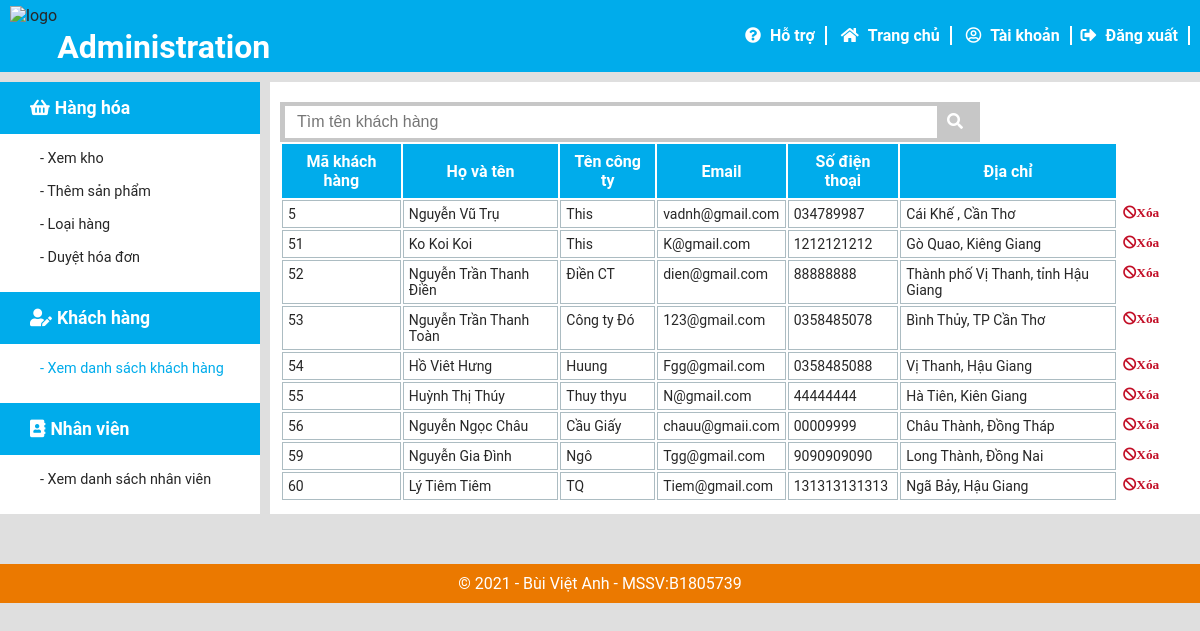
Screenshot of /danhsachkhachhang.php with the database file from the repository.
### tables this page shows
CREATE TABLE `khachhang` (
  `MSKH` int(11) NOT NULL,
  `Password` varchar(100) NOT NULL,
  `HoTenKH` varchar(50) NOT NULL,
  `TenCongTy` varchar(50) DEFAULT NULL,
  `SoDienThoai` varchar(20) NOT NULL,
  `Email` varchar(50) DEFAULT NULL
);

CREATE TABLE `diachikh` (
  `MaDC` int(11) NOT NULL,
  `DiaChi` varchar(100) NOT NULL,
  `MSKH` int(11) DEFAULT NULL
);

### sql_connect.php (called while the page is built, shortened)
<?php
function diachikhachhang($id, $connect)
{
    $sql = "select * from DiaChiKH where MSKH='" . $id . "';";
    $result = mysqli_query($connect, $sql);
    $row = mysqli_fetch_assoc($result);
    return $row['DiaChi'];
}

### danhsachkhachhang.php (the view, shortened to what this page needs)
<?php
require_once("sql_connect.php");
?>
<!DOCTYPE html>
<html>
<head>
    <link rel="stylesheet" href="CSS/tablestyle.css">
    <link rel="stylesheet" href="CSS/style.css">
    <link rel="stylesheet" href="CSS/admin.css">
    <link rel="stylesheet" href="fontawesome/css/all.css">
</head>
<body>
    <header>
        <div class="h-top">
            <div class="row">
                <nav class="h-topleft">
                    <a href="index.php"><img id="logo" src="ima/logo_bird.gif" alt="logo"></a>
                    <h2>Administration</h2>
                </nav>
                <nav class="h-topright">
                    <a class="tiede keochuot" href="#"><i class="fas fa-question-circle iconwhite">
                            <p>Hỗ trợ</p>
                        </i></a>
                    <a class="tiede keochuot" href="index.php"><i class="fas fa-home iconwhite">
                            <p>Trang chủ</p>
                        </i></a>
                    <a class="tiede keochuot" href="taikhoan_nv.php"><i class="far fa-user-circle iconwhite">
                            <p>Tài khoản</p>
                        </i></a>
                    <a class="tiede keochuot" href="sql_connect.php?sign_out=1"><i class="fas fa-sign-out-alt">
                            <p>Đăng xuất</p>
                        </i></a>
                </nav>
            </div>
        </div>
    </header>
    <section id="admin-section">
        <div id="bar" name="bar">
            <ul class="bar-ul">
                <li class="bar-li">
                    <p class="li-tide"><i class="fas fa-shopping-basket"></i><b>Hàng hóa</b></p>
                    <div>
                        <ul>
                            <li class="usecase"><a class="keochuot" href="ds_hang.php">- Xem kho</a></li>
                            <li class="usecase"><a class="keochuot" href="themhang.php">- Thêm sản phẩm</a></li>
                            <li class="usecase"><a class="keochuot" href="loaihang.php">- Loại hàng</a></li>
                            <li class="usecase"><a class="keochuot" href="ds_hoadon.php">- Duyệt hóa đơn</a></li>
                        </ul>
                    </div>
                </li>
                <li class="bar-li">
                    <p class="li-tide"><i class="fas fa-user-edit"></i><b>Khách hàng</b></p>
                    <div>
                        <ul>
                            <li class="usecase"><a class="keochuot" href="danhsachkhachhang.php" style="color: var(--color-1);">- Xem danh sách khách
                                    hàng</a></li>
                        </ul>
                    </div>
                </li>
                <li class="bar-li">
                    <p class="li-tide"><i class="fas fa-address-book"></i><b>Nhân viên</b></p>
                    <div>
                        <ul>
                            <li class="usecase"><a class="keochuot" href="danhsachnhanvien.php">- Xem danh sách nhân viên</a></li>
                        </ul>
                    </div>
                </li>
            </ul>
        </div>
        <div id="work">
            <div class="search">
                <form action="" method="GET" class="search">
                    <input name="search" type="text" placeholder="Tìm tên khách hàng">
                    <button type="submit" class="search-btn"><i class="fas fa-search iconwhite"></i></button>
                </form>
            </div>
            <div class="edit">
                <table>
                    <tr>
                        <th>Mã khách hàng</th>
                        <th>Họ và tên</th>
                        <th>Tên công ty</th>
                        <th>Email</th>
                        <th>Số điện thoại</th>
                        <th>Địa chỉ</th>
                    </tr>
                    <?php
                    $sql = "select * from KhachHang";
                    $result = mysqli_query($connect, $sql);
                    $data = array();
                    while ($row = mysqli_fetch_array($result)) {
                        $data[] = $row;
                    }
                    for ($i = 0; $i < count($data); $i++) {
                        echo '<tr>
                            <td>' . $data[$i]['MSKH'] . '</td>
                            <td>' . $data[$i]['HoTenKH'] . '</td>
                            <td>' . $data[$i]['TenCongTy'] . '</td>
                            <td>' . $data[$i]['Email'] . '</td>
                            <td>' . $data[$i]['SoDienThoai'] . '</td>
                            <td>' . diachikhachhang($data[$i]['MSKH'], $connect) . '</td>
                            <td class="table-nut"><a href="">
                            <button class="btnDelete" onclick="deleteNV(' . $data[$i]['MSKH'] . ');"><i class="fas fa-ban">Xóa</i></button>
                            </a></td>
                        </tr>';
                    }
                    ?>
                </table>
            </div>
        </div>
    </section>
    <footer>
        <p>
            &copy; 2021 - Bùi Việt Anh - MSSV:B1805739
        </p>
    </footer>
</body>
</html>

### CSS/tablestyle.css (style rules this page uses)
table { margin-top: 20px; width: 100%; }
th { background-color: var(--color-1); color: white; padding: 8px; max-width: 300px; }
td { border: 1px solid rgb(172, 188, 194); font-size: 14px; padding: 5px; max-width: 300px; vertical-align: top; }
.table-nut { border: none; background-color: rgba(255, 0, 0, 0); padding: 0; width: 70px; }
table button { padding: 5px; border: none; background-color: white; transition: all .3s; }
.btnDelete { color: rgb(194, 14, 38); }

### CSS/style.css (style rules this page uses)
* { padding: 0px; margin: 0px; box-sizing: border-box; }
html { color: rgb(39, 39, 39); font-family: Roboto, Helvetica, Arial, sans-serif; font-size: 16px; background-color: #dfdfdf; text-rendering: optimizeLegibility; }
ul { list-style: none; }
a { color: rgb(39, 39, 39); text-decoration: none; }
:root { --color-1: #00ACEB; --color-2: #19C2FF; --color-3: #00749E; --color-4: #9E5200; --color-5: #EB7900; --color-6: #004F6B; }
.row { padding-left: 10px; padding-right: 10px; max-width: 1240px; margin: 0 auto; }
.keochuot i p { padding-left: 5px; display: inline; font-family: Roboto, Helvetica, Arial, sans-serif; font-weight: 600; font-size: 16px; }
.iconwhite { color: white; transition: all .3s; cursor: pointer; margin: auto 5px; }
i { margin-right: 5px; }
.h-top { background-color: var(--color-1); padding-top: 6px; padding-bottom: 6px; }
.h-top .row { display: flex; justify-content: space-between; }
.h-topright .tiede { border-right: 2px solid; padding-right: 5px; padding-left: 5px; }
.h-top .tiede { font-weight: 600; }
.tiede { color: white; text-decoration: none; text-align: center; line-height: 1; margin: auto; }
.search { display: flex; width: 700px; height: 40px; margin: auto; background-color: var(--color-6); border-radius: 3px; }
.search input { border: none; padding-left: 12px; flex: 1; height: 80%; margin: auto 5px; font-size: 16px; }
.search-btn { border: none; border-radius: 3px; background-color: rgba(255, 255, 255, 0); font-size: 16px; }
footer { background-color: var(--color-5); text-align: center; color: white; padding: 10px; }

### CSS/admin.css (style rules this page uses)
:root { --color-1: #00ACEB; --color-2: #19C2FF; --color-3: #00749E; --color-4: #9E5200; --color-5: #EB7900; --color-6: #004F6B; }
.h-top { background-color: var(--color-1); }
.h-topleft { display: flex; justify-content: left; }
.h-topleft h2 { font-size: 200%; color: white; padding-top: 22px; }
.h-topright { padding-top: 20px; }
#admin-section { margin-top: 10px; display: flex; }
#bar { width: 260px; }
.bar-ul { background-color: rgb(255, 255, 255); color: white; }
.bar-li { padding-bottom: 10px; }
.bar-ul a { color: rgb(39, 39, 39); }
.li-tide { padding: 16px; padding-left: 30px; background-color: var(--color-1); font-size: 110%; }
.usecase { font-size: 90%; margin: 16px 0; padding-left: 40px; }
#work { width: auto; background-color: rgb(255, 255, 255); margin-left: 10px; padding: 10px; flex: 1; padding-top: 20px; }
#work .search { padding-right: 6px; float: left; background-color: rgb(199, 199, 199); border-radius: 0px; }
.edit { margin-top: 10px; }
footer { margin-top: 50px; }

### rows the page displays
khachhang: MSKH "5", HoTenKH "Nguyễn Vũ Trụ", TenCongTy "This", Email "vadnh@gmail.com", SoDienThoai "034789987", MSKH.DiaChi "Cái Khế , Cần Thơ"
khachhang: MSKH "51", HoTenKH "Ko Koi Koi", TenCongTy "This", Email "K@gmail.com", SoDienThoai "1212121212", MSKH.DiaChi "Gò Quao, Kiêng Giang"
khachhang: MSKH "52", HoTenKH "Nguyễn Trần Thanh Điền", TenCongTy "Điền CT", Email "dien@gmail.com", SoDienThoai "88888888", MSKH.DiaChi "Thành phố Vị Thanh, tỉnh Hậu Giang"
khachhang: MSKH "53", HoTenKH "Nguyễn Trần Thanh Toàn", TenCongTy "Công ty Đó", Email "123@gmail.com", SoDienThoai "0358485078", MSKH.DiaChi "Bình Thủy, TP Cần Thơ"
khachhang: MSKH "54", HoTenKH "Hồ Viêt Hưng", TenCongTy "Huung", Email "Fgg@gmail.com", SoDienThoai "0358485088", MSKH.DiaChi "Vị Thanh, Hậu Giang"
khachhang: MSKH "55", HoTenKH "Huỳnh Thị Thúy", TenCongTy "Thuy thyu", Email "N@gmail.com", SoDienThoai "44444444", MSKH.DiaChi "Hà Tiên, Kiên Giang"
khachhang: MSKH "56", HoTenKH "Nguyễn Ngọc Châu", TenCongTy "Cầu Giấy", Email "chauu@gmaii.com", SoDienThoai "00009999", MSKH.DiaChi "Châu Thành, Đồng Tháp"
khachhang: MSKH "59", HoTenKH "Nguyễn Gia Đình", TenCongTy "Ngô", Email "Tgg@gmail.com", SoDienThoai "9090909090", MSKH.DiaChi "Long Thành, Đồng Nai"
khachhang: MSKH "60", HoTenKH "Lý Tiêm Tiêm", TenCongTy "TQ", Email "Tiem@gmail.com", SoDienThoai "131313131313", MSKH.DiaChi "Ngã Bảy, Hậu Giang"
